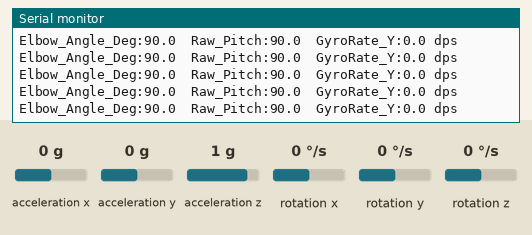
This sketch was run on a simulated Arduino Nano, built with avr-gcc and run on an emulated ATmega328P. Parts: the last lines printed to the serial monitor. Wiring (inferred from the names in the program): MPU-6050 motion sensor at I2C address 0x68; MPU-6050 motion sensor at I2C address 0x69. Inputs (shaded band) come from the test bench; at power-on: acceleration x 0 g, acceleration y 0 g, acceleration z 1 g, rotation y 0 °/s, rotation x 0 °/s, rotation z 0 °/s.

Above: at 2.8 s.
2.9 s: acceleration x set to -1.4 g
At 2.98 s:
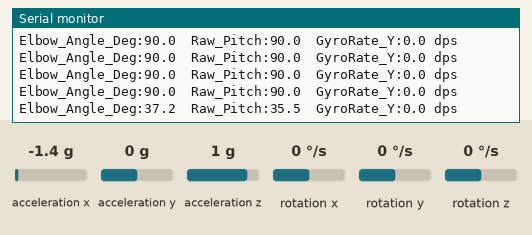
4.4 s: acceleration y set to -1.4 g
At 4.49 s:
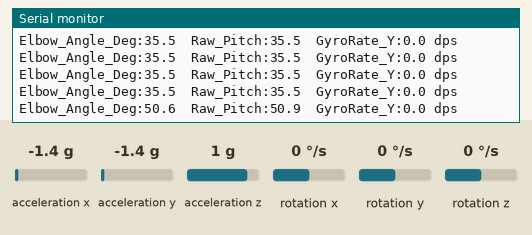
5.9 s: acceleration z set to -1.4 g
At 5.91 s:
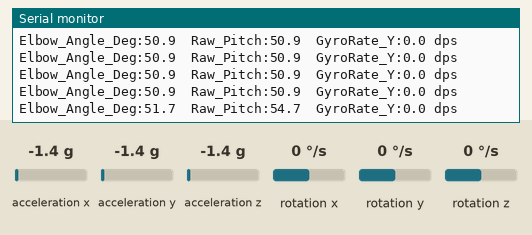
7.4 s: rotation y set to -192 °/s
At 7.42 s:
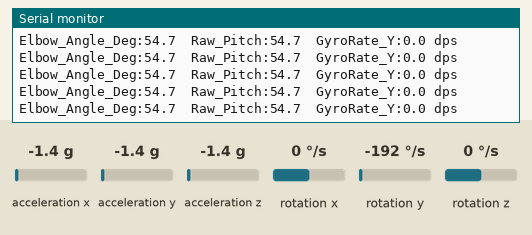
Timing chart, 0 to 9.9 s (numbered marks = the images above; inputs shaded):
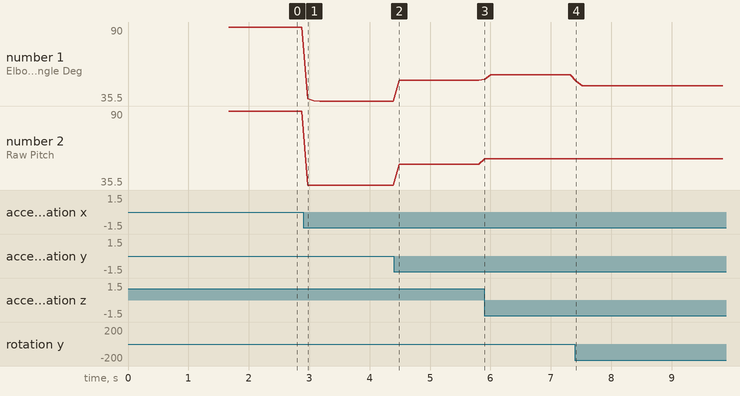

Measured:
- after the input at 2.9 s, the serial monitor: prints a new line after 0.08 s (image 1)
- after the input at 4.4 s, the serial monitor: prints a new line after 0.09 s (image 2)
- after the input at 5.9 s, the serial monitor: prints a new line at once (image 3)
- plotted number 1: 90 → 35.5 after the input at 2.9 s, 35.5 → 50.9 after the input at 4.4 s, 50.9 → 54.7 after the input at 5.9 s, 54.7 → 46.7 after the input at 7.4 s
- plotted number 2: 90 → 35.5 after the input at 2.9 s, 35.5 → 50.9 after the input at 4.4 s, 50.9 → 54.7 after the input at 5.9 s

The sketch:

02_Test_GY521_IMU.ino
```cpp
/*
 * ======================================================================================
 * HARDWARE TEST 02: GY-521 (MPU-6050) 6-DOF IMU INTEGRITY CHECK
 * Target: Arduino Nano (ATmega328P)
 *
 * Purpose:
 *   Verify I2C communication, power status, WHO_AM_I device signature,
 *   accelerometer gravity vector calibration, and gyroscope drift/noise.
 *
 * Hardware Wiring:
 *   - VCC -> 5V (or 3.3V)
 *   - GND -> GND
 *   - SDA -> Pin A4 (Arduino Nano Hardware I2C SDA)
 *   - SCL -> Pin A5 (Arduino Nano Hardware I2C SCL)
 *   - AD0 -> GND (Sets address to 0x68. If 3.3V, address is 0x69)
 * ======================================================================================
 */

#include <Wire.h>

const uint8_t MPU_ADDR = 0x68;

void setup() {
    Serial.begin(115200);
    while (!Serial && millis() < 3000);

    Serial.println(F("\n========================================================"));
    Serial.println(F(" TEST 02: GY-521 (MPU-6050) IMU INTEGRITY CHECK"));
    Serial.println(F("========================================================"));

    Wire.begin();
    Wire.setClock(400000); // 400kHz fast I2C mode

    // -------------------------------------------------------------------------
    // STEP 1: I2C Bus Scan
    // -------------------------------------------------------------------------
    Serial.println(F("[STEP 1] Scanning I2C Bus on Pins A4(SDA) and A5(SCL)..."));
    uint8_t foundCount = 0;
    uint8_t targetAddr = 0;

    for (uint8_t addr = 1; addr < 127; addr++) {
        Wire.beginTransmission(addr);
        if (Wire.endTransmission() == 0) {
            Serial.print(F("  [FOUND] I2C Device responding at address: 0x"));
            if (addr < 16) Serial.print('0');
            Serial.println(addr, HEX);
            foundCount++;
            if (addr == 0x68 || addr == 0x69) {
                targetAddr = addr;
            }
        }
    }

    if (foundCount == 0) {
        Serial.println(F("  [FATAL ERROR] No I2C devices detected!"));
        Serial.println(F("  Checklist:"));
        Serial.println(F("   1. Verify VCC has 5V (or 3.3V) and GND is connected."));
        Serial.println(F("   2. Verify SDA is on Pin A4 and SCL is on Pin A5."));
        Serial.println(F("   3. Check for loose jumper wires."));
        while (1) delay(1000);
    }

    if (targetAddr == 0) {
        Serial.println(F("  [WARN] Device found but not at 0x68 or 0x69. Check AD0 pin wiring."));
        targetAddr = 0x68;
    }

    // -------------------------------------------------------------------------
    // STEP 2: WHO_AM_I Chip Signature Verification
    // -------------------------------------------------------------------------
    Serial.println(F("\n[STEP 2] Verifying MPU-6050 Chip ID (Register 0x75)..."));
    Wire.beginTransmission(targetAddr);
    Wire.write(0x75);
    Wire.endTransmission(false);
    Wire.requestFrom(targetAddr, (uint8_t)1);
    uint8_t whoAmI = Wire.read();

    Serial.print(F("  Register 0x75 returned: 0x"));
    Serial.println(whoAmI, HEX);
    if (whoAmI == 0x68 || whoAmI == 0x70 || whoAmI == 0x72) {
        Serial.println(F("  [PASS] Valid MPU-6050 / compatible silicon signature verified!"));
    } else {
        Serial.println(F("  [WARN] Non-standard chip ID. Sensor may be a compatible clone."));
    }

    // -------------------------------------------------------------------------
    // STEP 3: Power Management Wake-Up & Configuration
    // -------------------------------------------------------------------------
    Serial.println(F("\n[STEP 3] Configuring Power & Operating Modes..."));
    // Wake up from sleep (clear SLEEP bit in PWR_MGMT_1)
    Wire.beginTransmission(targetAddr);
    Wire.write(0x6B); // PWR_MGMT_1
    Wire.write(0x00); // Wake up
    if (Wire.endTransmission() == 0) {
        Serial.println(F("  [PASS] MPU-6050 woke up from sleep mode."));
    } else {
        Serial.println(F("  [FAIL] Failed to write PWR_MGMT_1 register!"));
    }

    // Set Accel Range ±4g (FS_SEL = 1, 8192 LSB/g)
    Wire.beginTransmission(targetAddr);
    Wire.write(0x1C);
    Wire.write(0x08);
    Wire.endTransmission();

    // Set Gyro Range ±500 deg/s (FS_SEL = 1, 65.5 LSB/(deg/s))
    Wire.beginTransmission(targetAddr);
    Wire.write(0x1B);
    Wire.write(0x08);
    Wire.endTransmission();

    // -------------------------------------------------------------------------
    // STEP 4: Static Calibration & Gravity Vector Test (Hold still for 2 sec)
    // -------------------------------------------------------------------------
    Serial.println(F("\n[STEP 4] Static Noise & Gravity Vector Analysis (Sampling 100 points)..."));
    Serial.println(F("  *** Please keep the sensor stationary on a flat surface! ***"));
    delay(500);

    float sumAx = 0, sumAy = 0, sumAz = 0;
    float sumGx = 0, sumGy = 0, sumGz = 0;
    const int SAMPLES = 100;

    for (int i = 0; i < SAMPLES; i++) {
        Wire.beginTransmission(targetAddr);
        Wire.write(0x3B);
        Wire.endTransmission(false);
        Wire.requestFrom(targetAddr, (uint8_t)14);

        int16_t rawAx = (Wire.read() << 8) | Wire.read();
        int16_t rawAy = (Wire.read() << 8) | Wire.read();
        int16_t rawAz = (Wire.read() << 8) | Wire.read();
        Wire.read(); Wire.read(); // Skip temp
        int16_t rawGx = (Wire.read() << 8) | Wire.read();
        int16_t rawGy = (Wire.read() << 8) | Wire.read();
        int16_t rawGz = (Wire.read() << 8) | Wire.read();

        // Convert to physical units: ±4g -> 8192 LSB/g, ±500 dps -> 65.5 LSB/(deg/s)
        sumAx += (float)rawAx / 8192.0f;
        sumAy += (float)rawAy / 8192.0f;
        sumAz += (float)rawAz / 8192.0f;
        sumGx += (float)rawGx / 65.5f;
        sumGy += (float)rawGy / 65.5f;
        sumGz += (float)rawGz / 65.5f;
        delay(10);
    }

    float avgAx = sumAx / SAMPLES;
    float avgAy = sumAy / SAMPLES;
    float avgAz = sumAz / SAMPLES;
    float totalG = sqrt(avgAx * avgAx + avgAy * avgAy + avgAz * avgAz);

    Serial.print(F("  Average Accel: X=")); Serial.print(avgAx, 3);
    Serial.print(F("g, Y=")); Serial.print(avgAy, 3);
    Serial.print(F("g, Z=")); Serial.print(avgAz, 3);
    Serial.print(F("g -> Total Magnitude: ")); Serial.print(totalG, 3); Serial.println(F(" g"));

    if (totalG >= 0.85f && totalG <= 1.15f) {
        Serial.println(F("  [PASS] Earth Gravity Vector validated within ±15% of 1.00g!"));
    } else {
        Serial.println(F("  [WARN] Acceleration vector out of bounds. Check sensor orientation or calibration."));
    }

    Serial.print(F("  Gyro Zero-Rate Bias: X=")); Serial.print(sumGx / SAMPLES, 2);
    Serial.print(F(" deg/s, Y=")); Serial.print(sumGy / SAMPLES, 2);
    Serial.print(F(" deg/s, Z=")); Serial.print(sumGz / SAMPLES, 2); Serial.println(F(" deg/s"));
    Serial.println(F("  [PASS] Static calibration complete."));

    Serial.println(F("\n[STEP 5] Real-Time Orientation Stream:"));
    Serial.println(F("  Rotate the GY-521 to test inclination angle tracking."));
    Serial.println(F("--------------------------------------------------------\n"));
}

float filteredAngle = 90.0f;
unsigned long lastTime = 0;

void loop() {
    Wire.beginTransmission(MPU_ADDR);
    Wire.write(0x3B);
    if (Wire.endTransmission(false) != 0) {
        Serial.println(F("[ERROR] I2C Communication Lost!"));
        delay(500);
        return;
    }
    Wire.requestFrom(MPU_ADDR, (uint8_t)14);

    int16_t rawAx = (Wire.read() << 8) | Wire.read();
    int16_t rawAy = (Wire.read() << 8) | Wire.read();
    int16_t rawAz = (Wire.read() << 8) | Wire.read();
    Wire.read(); Wire.read(); // Skip temp
    Wire.read(); Wire.read(); // Skip Gx
    int16_t rawGy = (Wire.read() << 8) | Wire.read();
    Wire.read(); Wire.read(); // Skip Gz

    unsigned long now = micros();
    float dt = (now - lastTime) / 1000000.0f;
    lastTime = now;
    if (dt <= 0.0f || dt > 0.1f) dt = 0.02f;

    float gyroRateY = (float)rawGy / 65.5f;
    float accelPitch = atan2((float)rawAx, sqrt((float)rawAy * rawAy + (float)rawAz * rawAz)) * (180.0f / PI) + 90.0f;

    // Complementary filter: 96% gyro, 4% accel
    filteredAngle = 0.96f * (filteredAngle + gyroRateY * dt) + 0.04f * accelPitch;

    static unsigned long lastPrint = 0;
    if (millis() - lastPrint > 100) {
        lastPrint = millis();
        Serial.print(F("Elbow_Angle_Deg:"));
        Serial.print(filteredAngle, 1);
        Serial.print(F("  Raw_Pitch:"));
        Serial.print(accelPitch, 1);
        Serial.print(F("  GyroRate_Y:"));
        Serial.print(gyroRateY, 1);
        Serial.println(F(" dps"));
    }
}
```
